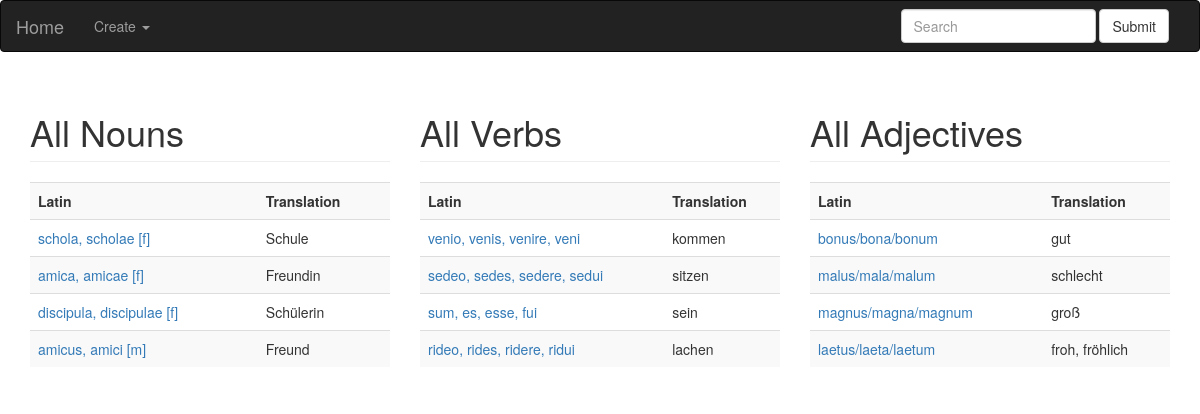
The page / on the database its author committed.
### Vokabel/models.py (models this page shows)
class Vocable(models.Model):
	translation=models.CharField(max_length=128)
	class Meta:
		abstract=True

class Noun(Vocable):
	genus=models.CharField(max_length=1,
		choices=[(g.value, g.name) for g in Genus])
	sg1=models.CharField(max_length=128)
	sg2=models.CharField(max_length=128)
	sg3=models.CharField(max_length=128)
	sg4=models.CharField(max_length=128)
	sg5=models.CharField(max_length=128)
	sg6=models.CharField(max_length=128)
	pl1=models.CharField(max_length=128)
	pl2=models.CharField(max_length=128)
	pl3=models.CharField(max_length=128)
	pl4=models.CharField(max_length=128)
	pl5=models.CharField(max_length=128)
	pl6=models.CharField(max_length=128)

class Verb(Vocable):
	infinitive=models.CharField(max_length=128)
	imperative_sg=models.CharField(max_length=128)
	imperative_pl=models.CharField(max_length=128)
	present_sg1=models.CharField(max_length=128)
	present_sg2=models.CharField(max_length=128)
	present_sg3=models.CharField(max_length=128)
	present_pl1=models.CharField(max_length=128)
	present_pl2=models.CharField(max_length=128)
	present_pl3=models.CharField(max_length=128)
	perfect_sg1=models.CharField(max_length=128)
	perfect_sg2=models.CharField(max_length=128)
	perfect_sg3=models.CharField(max_length=128)
	perfect_pl1=models.CharField(max_length=128)
	perfect_pl2=models.CharField(max_length=128)
	perfect_pl3=models.CharField(max_length=128)
	imperfect_sg1=models.CharField(max_length=128)
	imperfect_sg2=models.CharField(max_length=128)
	imperfect_sg3=models.CharField(max_length=128)
	imperfect_pl1=models.CharField(max_length=128)
	imperfect_pl2=models.CharField(max_length=128)
	imperfect_pl3=models.CharField(max_length=128)
	pluqperfect_sg1=models.CharField(max_length=128)
	pluqperfect_sg2=models.CharField(max_length=128)
	pluqperfect_sg3=models.CharField(max_length=128)
	pluqperfect_pl1=models.CharField(max_length=128)
	pluqperfect_pl2=models.CharField(max_length=128)
	pluqperfect_pl3=models.CharField(max_length=128)
	future_sg1=models.CharField(max_length=128)
	future_sg2=models.CharField(max_length=128)
	future_sg3=models.CharField(max_length=128)
	future_pl1=models.CharField(max_length=128)
	future_pl2=models.CharField(max_length=128)
	future_pl3=models.CharField(max_length=128)
	future2_sg1=models.CharField(max_length=128)
	future2_sg2=models.CharField(max_length=128)
	future2_sg3=models.CharField(max_length=128)
	future2_pl1=models.CharField(max_length=128)
	future2_pl2=models.CharField(max_length=128)
	future2_pl3=models.CharField(max_length=128)

class Adjective(Vocable):
	pos_sg1m=models.CharField(max_length=128)
	pos_sg2m=models.CharField(max_length=128)
	pos_sg3m=models.CharField(max_length=128)
	pos_sg4m=models.CharField(max_length=128)
	pos_sg5m=models.CharField(max_length=128)
	pos_sg6m=models.CharField(max_length=128)
	pos_pl1m=models.CharField(max_length=128)
	pos_pl2m=models.CharField(max_length=128)
	pos_pl3m=models.CharField(max_length=128)
	pos_pl4m=models.CharField(max_length=128)
	pos_pl5m=models.CharField(max_length=128)
	pos_pl6m=models.CharField(max_length=128)
	pos_sg1f=models.CharField(max_length=128)
	pos_sg2f=models.CharField(max_length=128)
	pos_sg3f=models.CharField(max_length=128)
	pos_sg4f=models.CharField(max_length=128)
	pos_sg5f=models.CharField(max_length=128)
	pos_sg6f=models.CharField(max_length=128)
	pos_pl1f=models.CharField(max_length=128)
	pos_pl2f=models.CharField(max_length=128)
	pos_pl3f=models.CharField(max_length=128)
	pos_pl4f=models.CharField(max_length=128)
	pos_pl5f=models.CharField(max_length=128)
	pos_pl6f=models.CharField(max_length=128)
	pos_sg1n=models.CharField(max_length=128)
	pos_sg2n=models.CharField(max_length=128)
	pos_sg3n=models.CharField(max_length=128)
	pos_sg4n=models.CharField(max_length=128)
	pos_sg5n=models.CharField(max_length=128)
	pos_sg6n=models.CharField(max_length=128)
	pos_pl1n=models.CharField(max_length=128)
	pos_pl2n=models.CharField(max_length=128)
	pos_pl3n=models.CharField(max_length=128)
	pos_pl4n=models.CharField(max_length=128)
	pos_pl5n=models.CharField(max_length=128)
	pos_pl6n=models.CharField(max_length=128)
	comp_sg1m=models.CharField(max_length=128)
	comp_sg2m=models.CharField(max_length=128)
	comp_sg3m=models.CharField(max_length=128)
	comp_sg4m=models.CharField(max_length=128)
	comp_sg5m=models.CharField(max_length=128)
	comp_sg6m=models.CharField(max_length=128)
	comp_pl1m=models.CharField(max_length=128)
	comp_pl2m=models.CharField(max_length=128)
	comp_pl3m=models.CharField(max_length=128)
	comp_pl4m=models.CharField(max_length=128)
	comp_pl5m=models.CharField(max_length=128)
	comp_pl6m=models.CharField(max_length=128)
	comp_sg1f=models.CharField(max_length=128)
	comp_sg2f=models.CharField(max_length=128)
	comp_sg3f=models.CharField(max_length=128)
	comp_sg4f=models.CharField(max_length=128)
	comp_sg5f=models.CharField(max_length=128)
	comp_sg6f=models.CharField(max_length=128)
	comp_pl1f=models.CharField(max_length=128)
	comp_pl2f=models.CharField(max_length=128)
	comp_pl3f=models.CharField(max_length=128)
	comp_pl4f=models.CharField(max_length=128)
	comp_pl5f=models.CharField(max_length=128)
	comp_pl6f=models.CharField(max_length=128)
	comp_sg1n=models.CharField(max_length=128)
	comp_sg2n=models.CharField(max_length=128)
	comp_sg3n=models.CharField(max_length=128)
	comp_sg4n=models.CharField(max_length=128)
	comp_sg5n=models.CharField(max_length=128)
	comp_sg6n=models.CharField(max_length=128)
	comp_pl1n=models.CharField(max_length=128)
	comp_pl2n=models.CharField(max_length=128)
	comp_pl3n=models.CharField(max_length=128)
	comp_pl4n=models.CharField(max_length=128)
	comp_pl5n=models.CharField(max_length=128)
	comp_pl6n=models.CharField(max_length=128)
	sup_sg1m=models.CharField(max_length=128)
	sup_sg2m=models.CharField(max_length=128)
	sup_sg3m=models.CharField(max_length=128)
	sup_sg4m=models.CharField(max_length=128)
	sup_sg5m=models.CharField(max_length=128)
	sup_sg6m=models.CharField(max_length=128)
	sup_pl1m=models.CharField(max_length=128)
	sup_pl2m=models.CharField(max_length=128)
	sup_pl3m=models.CharField(max_length=128)
	sup_pl4m=models.CharField(max_length=128)
	sup_pl5m=models.CharField(max_length=128)
	sup_pl6m=models.CharField(max_length=128)
	sup_sg1f=models.CharField(max_length=128)
	sup_sg2f=models.CharField(max_length=128)
	sup_sg3f=models.CharField(max_length=128)
	sup_sg4f=models.CharField(max_length=128)
	sup_sg5f=models.CharField(max_length=128)
	sup_sg6f=models.CharField(max_length=128)
	sup_pl1f=models.CharField(max_length=128)
	sup_pl2f=models.CharField(max_length=128)
	sup_pl3f=models.CharField(max_length=128)
	sup_pl4f=models.CharField(max_length=128)
	sup_pl5f=models.CharField(max_length=128)
	sup_pl6f=models.CharField(max_length=128)
	sup_sg1n=models.CharField(max_length=128)
	sup_sg2n=models.CharField(max_length=128)
	sup_sg3n=models.CharField(max_length=128)
	sup_sg4n=models.CharField(max_length=128)
	sup_sg5n=models.CharField(max_length=128)
	sup_sg6n=models.CharField(max_length=128)
	sup_pl1n=models.CharField(max_length=128)
	sup_pl2n=models.CharField(max_length=128)
	sup_pl3n=models.CharField(max_length=128)
	sup_pl4n=models.CharField(max_length=128)
	sup_pl5n=models.CharField(max_length=128)
	sup_pl6n=models.CharField(max_length=128)

### Vokabel/views.py (the view)
# urls.py: url(r"^$", Vokabel.views.AllVoc.as_view(), name="index"),
class AllVoc(MultipleModelsListView):
	template_name="index.html"
	querysets = {
		"nouns": Noun.objects.all,
		"verbs": Verb.objects.all,
		"adjectives": Adjective.objects.all
	}

### Vokabel/views.py (called while the page is built)
	def get(self, request, **kwargs):
		ctx=self.get_context_data(**kwargs)
		return self.render_to_response(ctx)

	def get_context_data(self, **kwargs):
		ctx=super(MultipleModelsListView, self).get_context_data(**kwargs)
		for name, getter in self.querysets.items():
			ctx[name]=getter()
		return ctx

### Vokabel/templates/index.html (shortened to what this page needs)
{% extends 'layout.html' %}
{% block body %}
	<div class="container">
		<div class="row">
			<div class="col-lg-4 col-md-6 col-sm-12">
				<h1 class="page-header">All Nouns</h1>
				<table id="table_nomina" class="table table-striped table-hover">
					<tr>
						<th>Latin</th>
						<th>Translation</th>
					</tr>
					{% for noun in nouns %}
						<tr>
							<td><a href="{% url 'view_noun' noun.id %}">{{ noun.sg1 }}, {{ noun.sg2 }} [{{ noun.genus }}]</a></td>
							<td>{{ noun.translation }}</td>
						</tr>
					{% endfor %}
				</table>
			</div>
			<div class="col-lg-4 col-md-6 col-sm-12">
				<h1 class="page-header">All Verbs</h1>
				<table id="table_verbs" class="table table-striped table-hover">
					<tr>
						<th>Latin</th>
						<th>Translation</th>
					</tr>
					{% for verb in verbs %}
						<tr>
							<td><a href="{% url 'view_verb' verb.id %}">{{ verb.present_sg1 }}, {{ verb.present_sg2 }}, {{ verb.infinitive }}, {{ verb.perfect_sg1 }}</a></td>
							<td>{{ verb.translation }}</td>
						</tr>
					{% endfor %}
				</table>
      </div>
			<div class="col-lg-4 col-md-6 col-sm-12">
				<h1 class="page-header">All Adjectives</h1>
				<table id="table_adjectives" class="table table-striped table-hover">
					<tr>
						<th>Latin</th>
						<th>Translation</th>
					</tr>
					{% for adjective in adjectives %}
						<tr>
							<td><a href="{% url 'view_adjective' adjective.id %}">{{ adjective.pos_sg1m }}/{{ adjective.pos_sg1f }}/{{ adjective.pos_sg1n }}</a></td>
							<td>{{ adjective.translation }}</td>
						</tr>
					{% endfor %}
				</table>
      </div>
		</div>
	</div>
{% endblock %}

### rows shown on the page
Noun: sg1 "schola", sg2 "scholae", genus "f", translation "Schule"
Noun: sg1 "amica", sg2 "amicae", genus "f", translation "Freundin"
Noun: sg1 "discipula", sg2 "discipulae", genus "f", translation "Schülerin"
Noun: sg1 "amicus", sg2 "amici", genus "m", translation "Freund"
Verb: present_sg1 "venio", present_sg2 "venis", infinitive "venire", perfect_sg1 "veni", translation "kommen"
Verb: present_sg1 "sedeo", present_sg2 "sedes", infinitive "sedere", perfect_sg1 "sedui", translation "sitzen"
Verb: present_sg1 "sum", present_sg2 "es", infinitive "esse", perfect_sg1 "fui", translation "sein"
Verb: present_sg1 "rideo", present_sg2 "rides", infinitive "ridere", perfect_sg1 "ridui", translation "lachen"
Adjective: pos_sg1m "bonus", pos_sg1f "bona", pos_sg1n "bonum", translation "gut"
Adjective: pos_sg1m "malus", pos_sg1f "mala", pos_sg1n "malum", translation "schlecht"
Adjective: pos_sg1m "magnus", pos_sg1f "magna", pos_sg1n "magnum", translation "groß"
Adjective: pos_sg1m "laetus", pos_sg1f "laeta", pos_sg1n "laetum", translation "froh, fröhlich"
